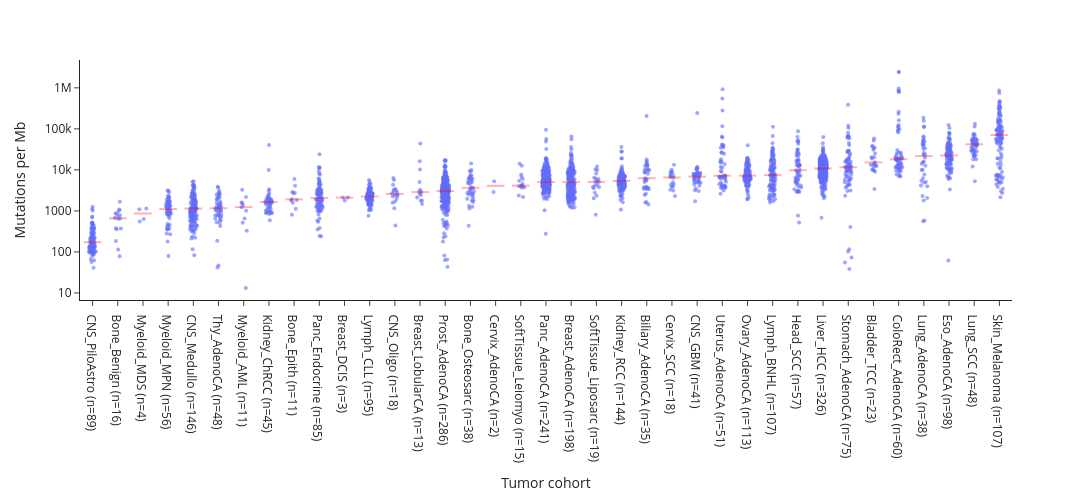

Here is the notebook cell this chart was saved with:
### Code cell
# Order cohorts by median log TMB
order = (
    merged_df
    .groupby('hist_type')['log_TMB_proxy']
    .median()
    .sort_values()
    .index
    .tolist()
)

# Median TMB per cohort (on raw scale)
medians = (
    merged_df
    .groupby('hist_type')['TMB_proxy']
    .median()
    .reindex(order)
)

fig = px.strip(
    merged_df,
    x='hist_type',
    y='TMB_proxy',
    category_orders={'hist_type': order},
    log_y=True, # log-scale
    stripmode='overlay'
)

fig.update_traces(
    jitter=0.6,
    marker=dict(
        size=4,
        opacity=0.6
    )
)

for i, cohort in enumerate(order):
    fig.add_shape(
        type='line',
        x0=i - 0.35,
        x1=i + 0.35,
        y0=medians.loc[cohort],
        y1=medians.loc[cohort],
        line=dict(
            color='red',
            width=2
        )
    )

fig.update_layout(
    xaxis_title='Tumor cohort',
    yaxis_title='Mutations per Mb',
    width=1600,
    height=500,
    template='simple_white'
)

fig.show()

### Figure 1 — Plotly figure (JSON) as saved in the notebook; plotly's stock layout.template omitted (floating-point values rounded to 4 significant figures; data arrays with more than 128 entries replaced by an {"elided": "..."} marker saying what was removed)
{"data": [{"alignmentgroup": "True", "boxpoints": "all", "fillcolor": "rgba(255,255,255,0)", "hoveron": "points", "hovertemplate": "hist_type=%{x}<br>TMB_proxy=%{y}<extra></extra>", "jitter": 0.6, "legendgroup": "", "line": {"color": "rgba(255,255,255,0)"}, "marker": {"color": "#636efa", "opacity": 0.6, "size": 4}, "name": "", "offsetgroup": "", "orientation": "v", "pointpos": 0, "showlegend": false, "type": "box", "x": {"elided": "2780 str values"}, "x0": " ", "xaxis": "x", "y": {"elided": "2780 float values"}, "y0": " ", "yaxis": "y"}], "layout": {"boxmode": "overlay", "height": 500, "legend": {"tracegroupgap": 0}, "margin": {"t": 60}, "shapes": [{"line": {"color": "red", "width": 2}, "type": "line", "x0": -0.35, "x1": 0.35, "y0": 172.8, "y1": 172.8}, {"line": {"color": "red", "width": 2}, "type": "line", "x0": 0.65, "x1": 1.35, "y0": 661.0, "y1": 661.0}, {"line": {"color": "red", "width": 2}, "type": "line", "x0": 1.65, "x1": 2.35, "y0": 866.4, "y1": 866.4}, {"line": {"color": "red", "width": 2}, "type": "line", "x0": 2.65, "x1": 3.35, "y0": 1108.0, "y1": 1108.0}, {"line": {"color": "red", "width": 2}, "type": "line", "x0": 3.65, "x1": 4.35, "y0": 1141.0, "y1": 1141.0}, {"line": {"color": "red", "width": 2}, "type": "line", "x0": 4.65, "x1": 5.35, "y0": 1163.0, "y1": 1163.0}, {"line": {"color": "red", "width": 2}, "type": "line", "x0": 5.65, "x1": 6.35, "y0": 1233.0, "y1": 1233.0}, {"line": {"color": "red", "width": 2}, "type": "line", "x0": 6.65, "x1": 7.35, "y0": 1644.0, "y1": 1644.0}, {"line": {"color": "red", "width": 2}, "type": "line", "x0": 7.65, "x1": 8.35, "y0": 1912.0, "y1": 1912.0}, {"line": {"color": "red", "width": 2}, "type": "line", "x0": 8.65, "x1": 9.35, "y0": 2071.0, "y1": 2071.0}, {"line": {"color": "red", "width": 2}, "type": "line", "x0": 9.65, "x1": 10.35, "y0": 2108.0, "y1": 2108.0}, {"line": {"color": "red", "width": 2}, "type": "line", "x0": 10.65, "x1": 11.35, "y0": 2252.0, "y1": 2252.0}, {"line": {"color": "red", "width": 2}, "type": "line", "x0": 11.65, "x1": 12.35, "y0": 2595.0, "y1": 2595.0}, {"line": {"color": "red", "width": 2}, "type": "line", "x0": 12.65, "x1": 13.35, "y0": 2878.0, "y1": 2878.0}, {"line": {"color": "red", "width": 2}, "type": "line", "x0": 13.65, "x1": 14.35, "y0": 3048.0, "y1": 3048.0}, {"line": {"color": "red", "width": 2}, "type": "line", "x0": 14.65, "x1": 15.35, "y0": 3640.0, "y1": 3640.0}, {"line": {"color": "red", "width": 2}, "type": "line", "x0": 15.65, "x1": 16.35, "y0": 4097.0, "y1": 4097.0}, {"line": {"color": "red", "width": 2}, "type": "line", "x0": 16.65, "x1": 17.35, "y0": 4133.0, "y1": 4133.0}, {"line": {"color": "red", "width": 2}, "type": "line", "x0": 17.65, "x1": 18.35, "y0": 5044.0, "y1": 5044.0}, {"line": {"color": "red", "width": 2}, "type": "line", "x0": 18.65, "x1": 19.35, "y0": 5079.0, "y1": 5079.0}, {"line": {"color": "red", "width": 2}, "type": "line", "x0": 19.65, "x1": 20.35, "y0": 5107.0, "y1": 5107.0}, {"line": {"color": "red", "width": 2}, "type": "line", "x0": 20.65, "x1": 21.35, "y0": 5377.0, "y1": 5377.0}, {"line": {"color": "red", "width": 2}, "type": "line", "x0": 21.65, "x1": 22.35, "y0": 6281.0, "y1": 6281.0}, {"line": {"color": "red", "width": 2}, "type": "line", "x0": 22.65, "x1": 23.35, "y0": 6540.0, "y1": 6540.0}, {"line": {"color": "red", "width": 2}, "type": "line", "x0": 23.65, "x1": 24.35, "y0": 6863.0, "y1": 6863.0}, {"line": {"color": "red", "width": 2}, "type": "line", "x0": 24.65, "x1": 25.35, "y0": 7209.0, "y1": 7209.0}, {"line": {"color": "red", "width": 2}, "type": "line", "x0": 25.65, "x1": 26.35, "y0": 7223.0, "y1": 7223.0}, {"line": {"color": "red", "width": 2}, "type": "line", "x0": 26.65, "x1": 27.35, "y0": 7469.0, "y1": 7469.0}, {"line": {"color": "red", "width": 2}, "type": "line", "x0": 27.65, "x1": 28.35, "y0": 9809.0, "y1": 9809.0}, {"line": {"color": "red", "width": 2}, "type": "line", "x0": 28.65, "x1": 29.35, "y0": 10830.0, "y1": 10830.0}, {"line": {"color": "red", "width": 2}, "type": "line", "x0": 29.65, "x1": 30.35, "y0": 11610.0, "y1": 11610.0}, {"line": {"color": "red", "width": 2}, "type": "line", "x0": 30.65, "x1": 31.35, "y0": 15260.0, "y1": 15260.0}, {"line": {"color": "red", "width": 2}, "type": "line", "x0": 31.65, "x1": 32.35, "y0": 18200.0, "y1": 18200.0}, {"line": {"color": "red", "width": 2}, "type": "line", "x0": 32.65, "x1": 33.35, "y0": 21660.0, "y1": 21660.0}, {"line": {"color": "red", "width": 2}, "type": "line", "x0": 33.65, "x1": 34.35, "y0": 22460.0, "y1": 22460.0}, {"line": {"color": "red", "width": 2}, "type": "line", "x0": 34.65, "x1": 35.35, "y0": 42050.0, "y1": 42050.0}, {"line": {"color": "red", "width": 2}, "type": "line", "x0": 35.65, "x1": 36.35, "y0": 70870.0, "y1": 70870.0}], "width": 1600, "xaxis": {"anchor": "y", "categoryarray": ["CNS_PiloAstro (n=89)", "Bone_Benign (n=16)", "Myeloid_MDS (n=4)", "Myeloid_MPN (n=56)", "CNS_Medullo (n=146)", "Thy_AdenoCA (n=48)", "Myeloid_AML (n=11)", "Kidney_ChRCC (n=45)", "Bone_Epith (n=11)", "Panc_Endocrine (n=85)", "Breast_DCIS (n=3)", "Lymph_CLL (n=95)", "CNS_Oligo (n=18)", "Breast_LobularCA (n=13)", "Prost_AdenoCA (n=286)", "Bone_Osteosarc (n=38)", "Cervix_AdenoCA (n=2)", "SoftTissue_Leiomyo (n=15)", "Panc_AdenoCA (n=241)", "Breast_AdenoCA (n=198)", "SoftTissue_Liposarc (n=19)", "Kidney_RCC (n=144)", "Biliary_AdenoCA (n=35)", "Cervix_SCC (n=18)", "CNS_GBM (n=41)", "Uterus_AdenoCA (n=51)", "Ovary_AdenoCA (n=113)", "Lymph_BNHL (n=107)", "Head_SCC (n=57)", "Liver_HCC (n=326)", "Stomach_AdenoCA (n=75)", "Bladder_TCC (n=23)", "ColoRect_AdenoCA (n=60)", "Lung_AdenoCA (n=38)", "Eso_AdenoCA (n=98)", "Lung_SCC (n=48)", "Skin_Melanoma (n=107)"], "categoryorder": "array", "domain": [0, 1], "title": {"text": "Tumor cohort"}}, "yaxis": {"anchor": "x", "domain": [0, 1], "title": {"text": "Mutations per Mb"}, "type": "log"}}}
